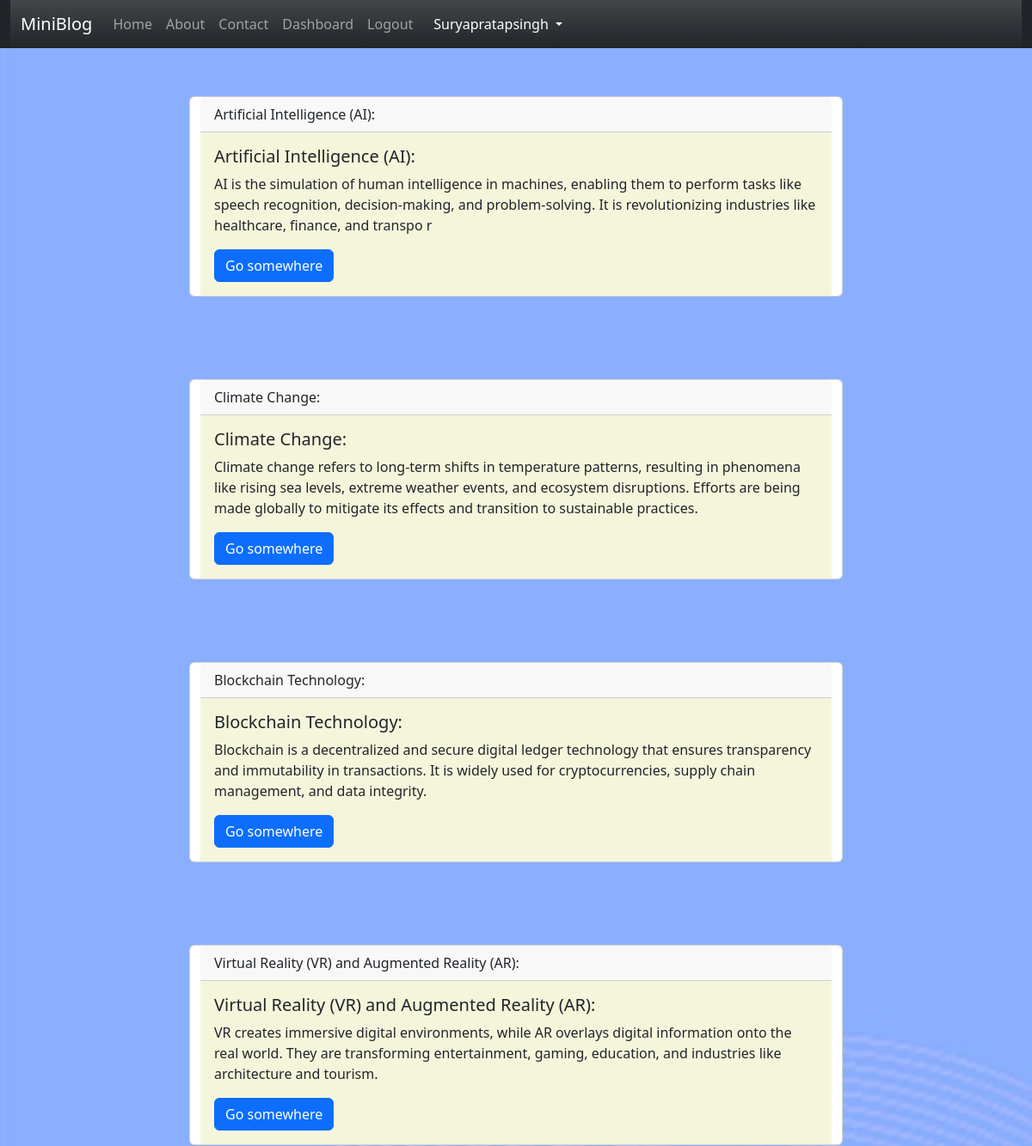
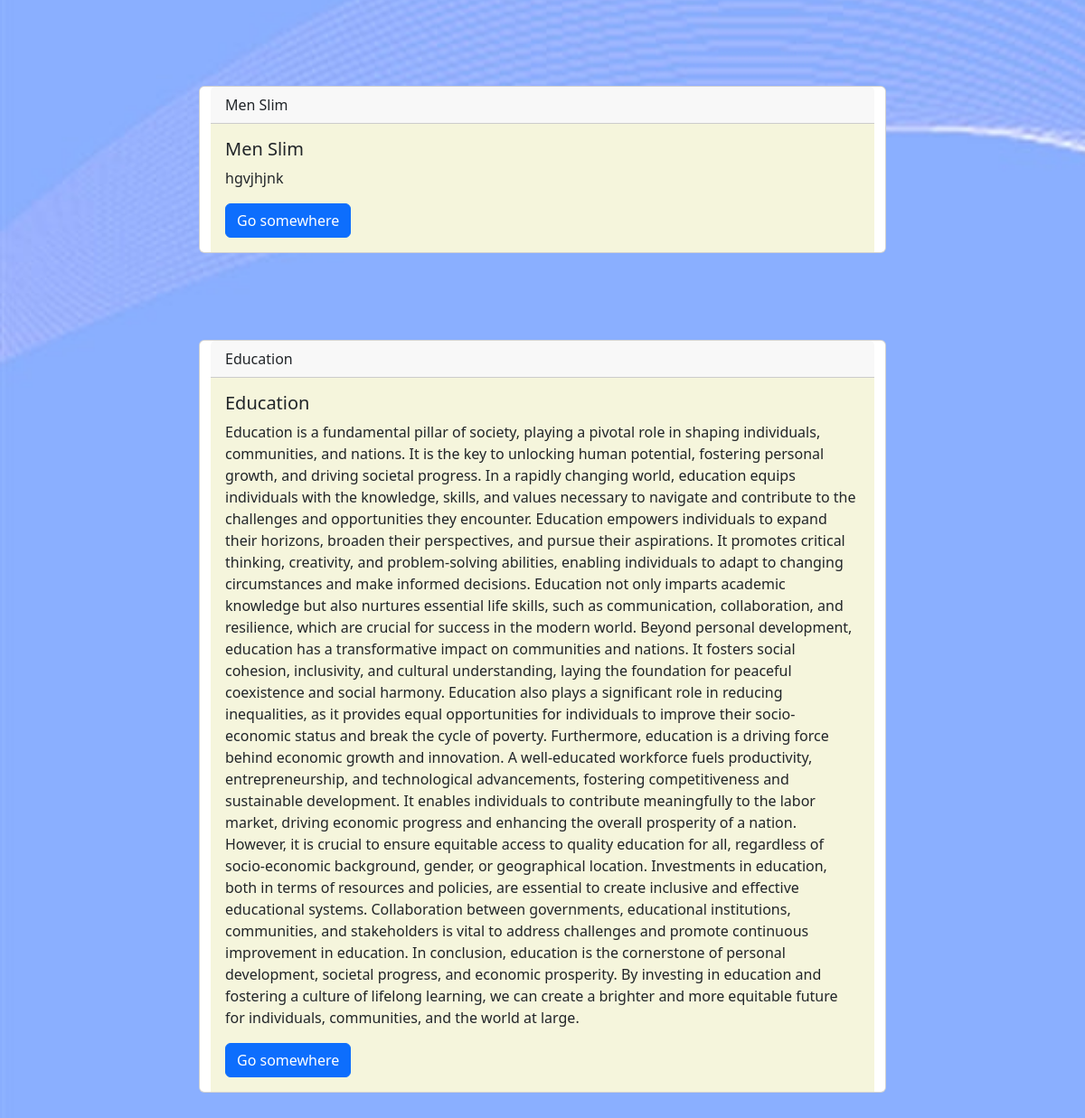
The app's page /home/ (signed in) with its own data (2 pictures, top to bottom).
### blog/models.py (models this page shows)
class Post(models.Model):
    title=models.CharField(max_length=150)
    desc=models.TextField()

### blog/views.py (the view)
# urls.py: 2. Add a URL to urlpatterns:  path('', views.home, name='home')
def home(request):
    posts=Post.objects.all()
    return render(request,'blog/home.html',{'posts':posts})

### blog/templates/blog/home.html
{% extends 'blog/base.html' %}
{% load static %}
{% block content %}
<div class="container">
  <div class="row justify-content-center align-items-center">
    {% for post in posts %}
    <div class="card my-5 col-sm-8">
      <div class="card-header">
        {{ post.title }}
      </div>
      <div class="card-body">
        <h5 class="card-title">{{ post.title }}</h5>
        <p class="card-text">{{ post.desc }}</p>
        <a href="#" class="btn btn-primary">Go somewhere</a>
      </div>
    </div>
    {% endfor %}
  </div>
</div>
{% endblock content %}

### blog/templates/blog/navbar.html (shortened to what this page needs)
<nav class="navbar navbar-expand-lg navbar-dark bg-gradient">
    <div class="container-fluid">
      <a class="navbar-brand" href="{% url 'miniblog1' %}">MiniBlog</a>
      <div class="collapse navbar-collapse" id="navbarNav">
        <ul class="navbar-nav">
          <li class="nav-item">
            <a class="nav-link" aria-current="page" href="{% url 'home' %}">Home</a>
          </li>
          <li class="nav-item">
            <a class="nav-link" href="{% url 'about' %}">About</a>
          </li>
          {% if request.user.is_authenticated %}
          <li class="nav-item">
            <a class="nav-link" href="{% url 'contact' %}">Contact</a>
          </li>
          <li class="nav-item">
            <a class="nav-link" href="{% url 'dashboard'%}">Dashboard</a>
          </li>
          <li class="nav-item">
            <a class="nav-link" href="{% url 'logout'%} ">Logout</a>
          </li>
          <li class="nav-item dropdown mx-2">
            <a class="nav-link dropdown-toggle text-white" href="#" id="profileDropdown" role="button"
              data-bs-toggle="dropdown" aria-expanded="false">
              <span class="text-capitalize">{{request.user.username|capfirst}}</span>
            </a>
          </li>
          {% endif %}
        </ul>
      </div>
    </div>
  </nav>

### records on screen
Post: title "Artificial Intelligence (AI):", desc "AI is the simulation of human intelligence in machines, enabling them to perform tasks like speech recognition, decision-making, and problem-solving. It is revolutionizing industries like healthcare, finance, and transpo r"
Post: title "Climate Change:", desc "Climate change refers to long-term shifts in temperature patterns, resulting in phenomena like rising sea levels, extreme weather events, and ecosystem disruptions. Efforts are being made globally to mitigate its effects and transition to sustainable practices."
Post: title "Blockchain Technology:", desc "Blockchain is a decentralized and secure digital ledger technology that ensures transparency and immutability in transactions. It is widely used for cryptocurrencies, supply chain management, and data integrity."
Post: title "Virtual Reality (VR) and Augmented Reality (AR):", desc "VR creates immersive digital environments, while AR overlays digital information onto the real world. They are transforming entertainment, gaming, education, and industries like architecture and tourism."
Post: title "Men Slim", desc "hgvjhjnk"
Post: title "Education", desc "Education is a fundamental pillar of society, playing a pivotal role in shaping individuals, communities, and nations. It is the key to unlocking human potential, fostering personal growth, and driving societal progress. In a rapidly changing world, education equips individuals with the knowledge, skills, and values necessary to navigate and contribute to the challenges and opportunities they encounter. Education empowers individuals to expand their horizons, broaden their perspectives, and pursue their aspirations. It promotes critical thinking, creativity, and problem-solving abilities, enabling individuals to adapt to changing circumstances and make informed decisions. Education not only…"

### other values on screen
{{ request.user.username|capfirst }} "Suryapratapsingh"
